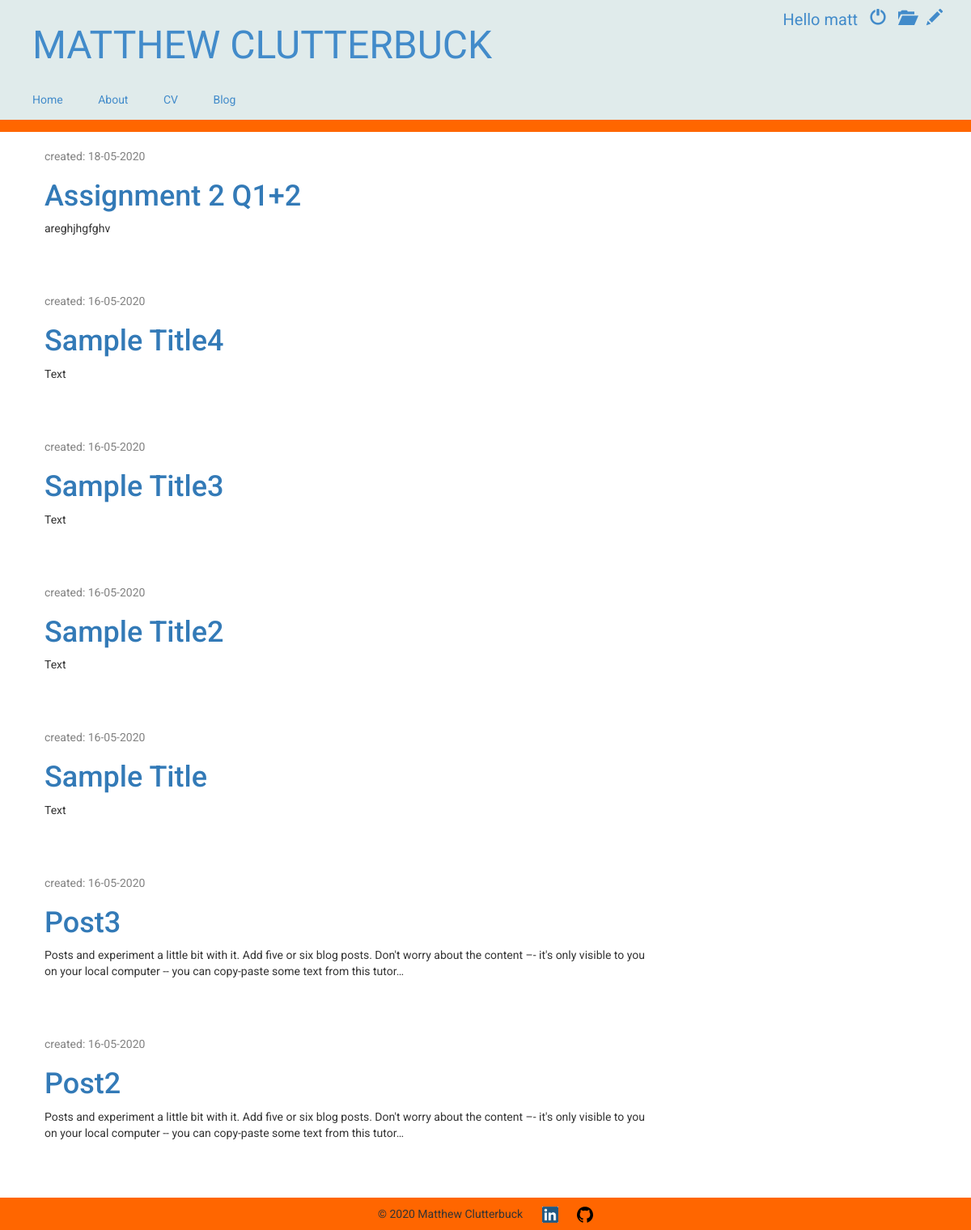
The page /blog/drafts/ (signed in) on the database its author committed.
### blog/models.py (models this page shows, shortened)
class Post(models.Model):
    author = models.ForeignKey(settings.AUTH_USER_MODEL, on_delete=models.CASCADE)
    title = models.CharField(max_length=200)
    text = models.TextField()
    created_date = models.DateTimeField(default=timezone.now)
    published_date = models.DateTimeField(blank=True, null=True)

### blog/views.py (the view)
# urls.py: path('blog/drafts/', views.post_draft_list, name='post_draft_list'),
@login_required
def post_draft_list(request):
    posts = Post.objects.filter(published_date__isnull=True).order_by('-created_date')
    return render(request, 'blog/post_draft_list.html', {'posts': posts})

### blog/templates/blog/post_draft_list.html
{% extends 'blog/base.html' %}
{% block content %}
    {% for post in posts %}
        <div class="post">
            <p class="date">created: {{ post.created_date|date:'d-m-Y' }}</p>
            <h1><a href="{% url 'post_detail' pk=post.pk %}">{{ post.title }}</a></h1>
            <p>{{ post.text|truncatechars:200 }}</p>
        </div>
    {% endfor %}
{% endblock %}

### blog/templates/blog/base.html (shortened to what this page needs)
{% load static %}
<html>
<head>
    <link rel="stylesheet" href="//maxcdn.bootstrapcdn.com/bootstrap/3.2.0/css/bootstrap.min.css">
    <link rel="stylesheet" href="//maxcdn.bootstrapcdn.com/bootstrap/3.2.0/css/bootstrap-theme.min.css">
    <link rel="stylesheet" href="{% static 'css/blog.css' %}">
</head>
<body>
    <div class="wrapper">
        <div class="page-header">
            {% if user.is_authenticated %}
            <a href="{% url 'post_new' %}" class="top-menu"><span class="glyphicon glyphicon-pencil"></span></a>
            <a href="{% url 'post_draft_list' %}" class="top-menu"><span class="glyphicon glyphicon-folder-open"></span></a>
            <a href="{% url 'logout' %}" class="top-menu"><span class="glyphicon glyphicon-off"></span></a>
            <p class="top-menu">Hello {{ user.username }}</p>
            {% else %}
            <a href="{% url 'login' %}" class="top-menu"><span class="glyphicon glyphicon-user"></span></a>
            {% endif %}
            <h1><a href="/">MATTHEW CLUTTERBUCK</a></h1>
        </div>
        <div class="nav-bar">
            <nav>
                <ul>
                    <li><a href="{% url 'homepage' %}">Home</a></li>
                    <li><a href="{% url 'about' %}">About</a></li>
                    <li><a href="{% url 'cv' %}">CV</a></li>
                    <li><a href="{% url 'post_list' %}">Blog</a></li>
                </ul>
            </nav>
        </div>
        <div class="content container">
            <div class="row">
                <div class="col-md-8">
                    {% block content %}
                    {% endblock %}
                </div>
            </div>
        </div>
    </div>
    <div class="footer_wrapper">
        <div class="footer">
            &copy; 2020 Matthew Clutterbuck
            <a href="https://www.linkedin.com/in/matthew-clutterbuck-8561651a2/" target="_blank"><img alt="LinkedIn" src="{% static 'images/linkedin.png' %}" width="20" height="20"></a>
            <a href="https://github.com/2015ukclutt" target="_blank"><img alt="GitHub" src="{% static 'images/github.svg' %}" width="20" height="20"></a>
        </div>
    </div>
</body>
</html>

### blog/static/css/blog.css (style rules this page uses)
.page-header { background-color: #e0ebeb; margin-top: 0; margin-bottom: 0; padding: 10px 20px 10px 40px; border-bottom: none; font-family: 'Roboto'; }
.page-header h1, .page-header h1 a, .page-header h1 a:visited, .page-header h1 a:active { color: #428bca; font-size: 36pt; text-decoration: none; padding-left: 0px; font-family: 'Quicksand'; }
body { font-family: 'Roboto'; height: 100%; margin: 0; width: 100%; }
.content { margin-left: 40px; }
h1, h2, h3, h4 { font-family: 'Roboto'; color: #527a7a; }
.date { color: #828282; }
.top-menu, .top-menu:hover, .top-menu:visited { color: #428bca; float: right; font-size: 15pt; margin-right: 15px; }
.post { margin-bottom: 70px; }
nav, .footer { width: 100%; clear: both; height: 40px; font-family: 'Roboto'; background-color: #e0ebeb; }
.footer { margin-bottom: 0; padding: 10px; display: absolute; right: 0; bottom: 0; left: 0; background-color: #ff6600; }
.footer_wrapper { text-align: center; }
.footer a { margin-left: 20px; }
nav { margin-top: 0; height: 60px; margin-bottom: 20px; padding-top: 5px; padding-bottom: 10px; border-bottom: 15px solid #ff6600; }
body { background-color: #ffffff; width: 100%; }
nav ul { list-style-type: none; padding: 5px 0px 5px 40px; }
nav li { display: inline; margin-right: 40px; }
nav li a { color: #428bca; }
.wrapper { min-height: 100%; margin-bottom: -40px; }

### rows shown on the page
Post: created_date "18-05-2020", title "Assignment 2 Q1+2", text "areghjhgfghv"
Post: created_date "16-05-2020", title "Sample Title4", text "Text"
Post: created_date "16-05-2020", title "Sample Title3", text "Text"
Post: created_date "16-05-2020", title "Sample Title2", text "Text"
Post: created_date "16-05-2020", title "Sample Title", text "Text"
Post: created_date "16-05-2020", title "Post3", text "Posts and experiment a little bit with it. Add five or six blog posts. Don't worry about the content –- it's only visible to you on your local computer -- you can copy-paste some text from this tutor…"
Post: created_date "16-05-2020", title "Post2", text "Posts and experiment a little bit with it. Add five or six blog posts. Don't worry about the content –- it's only visible to you on your local computer -- you can copy-paste some text from this tutor…"

### other values the page prints
{{ user.username }} "matt"
